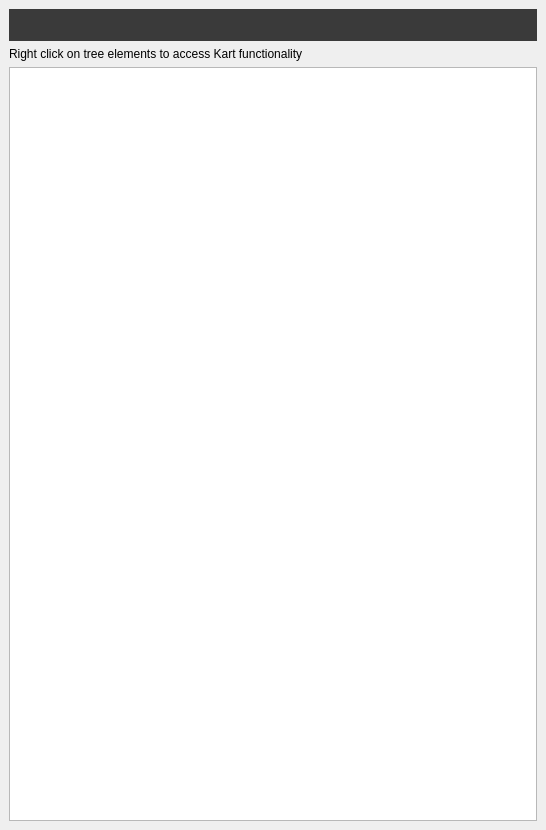
<?xml version="1.0" encoding="UTF-8"?>
<ui version="4.0">
 <class>DockWidget</class>
 <widget class="QDockWidget" name="DockWidget">
  <property name="geometry">
   <rect>
    <x>0</x>
    <y>0</y>
    <width>546</width>
    <height>830</height>
   </rect>
  </property>
  <property name="allowedAreas">
   <set>Qt::LeftDockWidgetArea|Qt::RightDockWidgetArea</set>
  </property>
  <property name="windowTitle">
   <string>Kart</string>
  </property>
  <widget class="QWidget" name="dockWidgetContents">
   <layout class="QVBoxLayout" name="verticalLayout">
    <item>
     <widget class="QWidget" name="widget" native="true">
      <property name="styleSheet">
       <string notr="true">background-color: rgb(58, 58, 58);</string>
      </property>
      <layout class="QHBoxLayout" name="horizontalLayout_2">
       <item>
        <widget class="QLabel" name="labelHeader">
         <property name="text">
          <string/>
         </property>
         <property name="scaledContents">
          <bool>false</bool>
         </property>
         <property name="alignment">
          <set>Qt::AlignCenter</set>
         </property>
        </widget>
       </item>
      </layout>
     </widget>
    </item>
    <item>
     <widget class="QLabel" name="label_2">
      <property name="text">
       <string>Right click on tree elements to access Kart functionality</string>
      </property>
     </widget>
    </item>
    <item>
     <widget class="QTreeWidget" name="tree">
      <attribute name="headerVisible">
       <bool>false</bool>
      </attribute>
      <column>
       <property name="text">
        <string notr="true">1</string>
       </property>
      </column>
     </widget>
    </item>
   </layout>
  </widget>
 </widget>
 <resources/>
 <connections/>
</ui>
